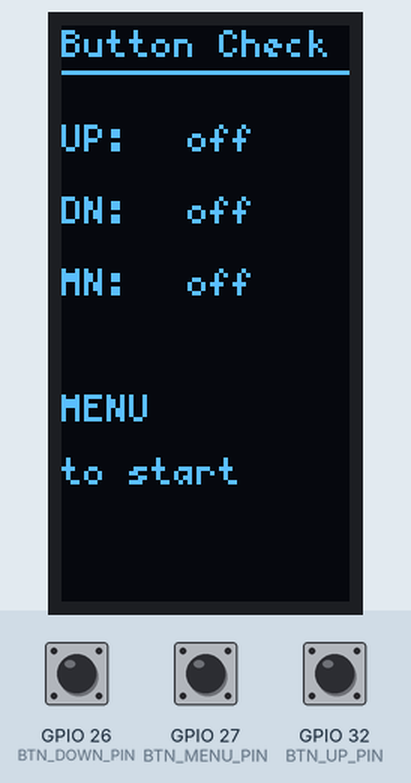
Bench run of a sketch on a simulated ESP32. Shown: 64×128 one-colour display. The inputs (shaded band) are chosen by the test bench; at power-on: GPIO 27 (BTN_MENU_PIN) HIGH, GPIO 26 (BTN_DOWN_PIN) HIGH, GPIO 32 (BTN_UP_PIN) HIGH. What the sketch prints to the serial monitor is not drawn.

Above: at 3.6 s.
3.7 s: GPIO 27 (BTN_MENU_PIN) pulled LOW for 0.15 s
At 5.0 s:
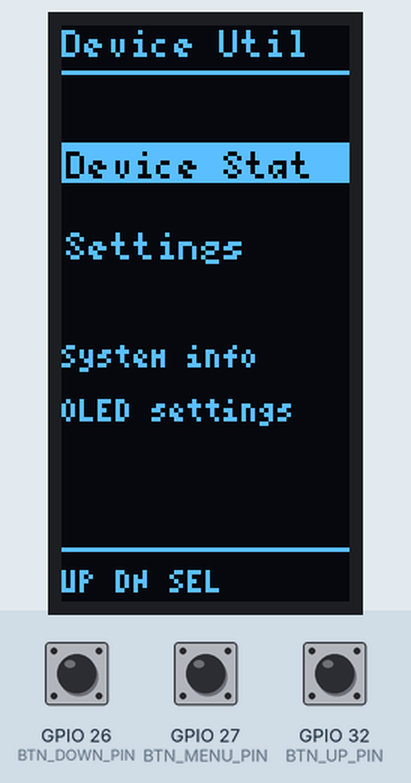
5.3 s: GPIO 27 (BTN_MENU_PIN) pulled LOW for 1 s
At 6.1 s:
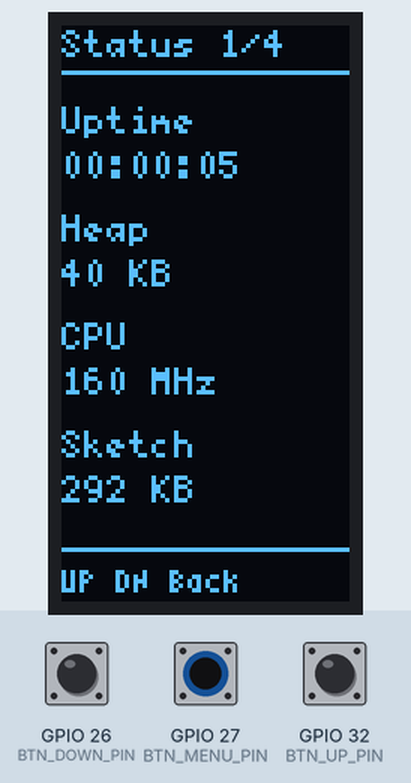
9.3 s: GPIO 26 (BTN_DOWN_PIN) pulled LOW for 0.15 s
At 9.7 s:
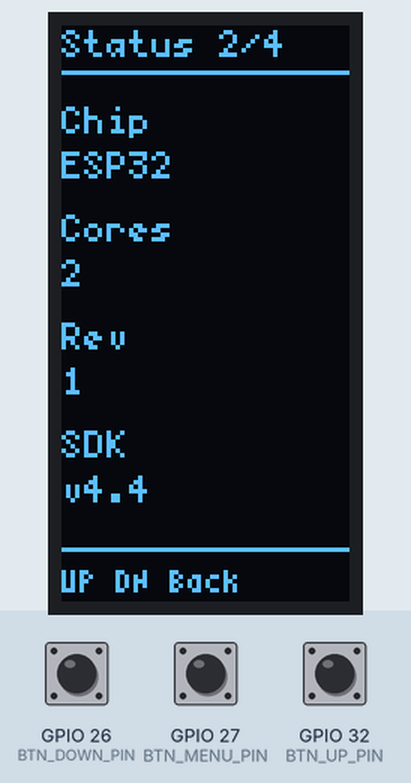
10.9 s: GPIO 26 (BTN_DOWN_PIN) pulled LOW for 1 s
At 12.2 s:
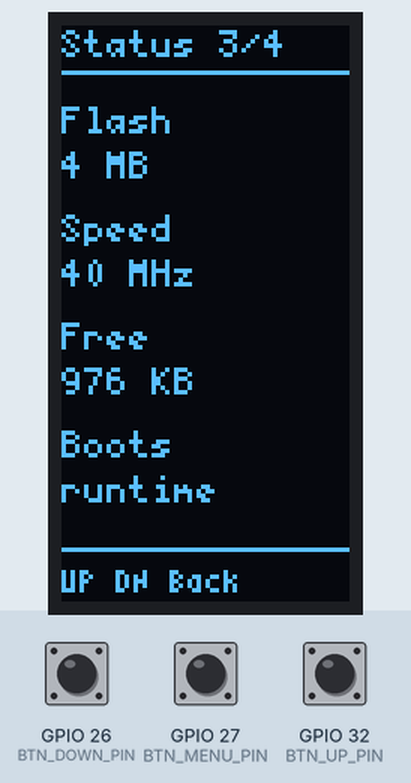
13.4 s: GPIO 26 (BTN_DOWN_PIN) pulled LOW for 0.15 s
At 15.5 s:
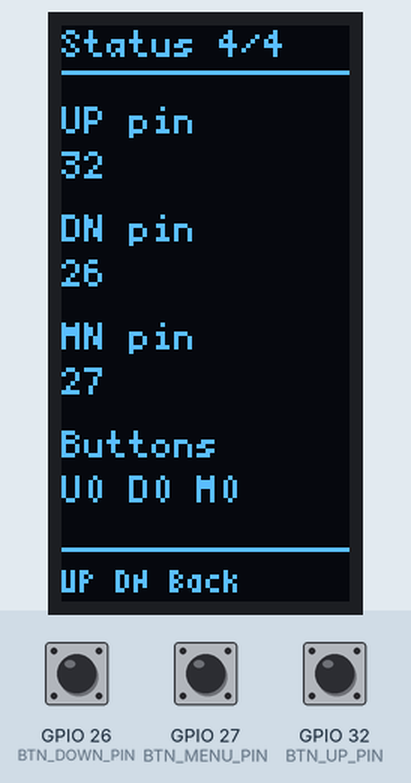
15.8 s: GPIO 32 (BTN_UP_PIN) pulled LOW for 0.15 s
At 17.1 s:
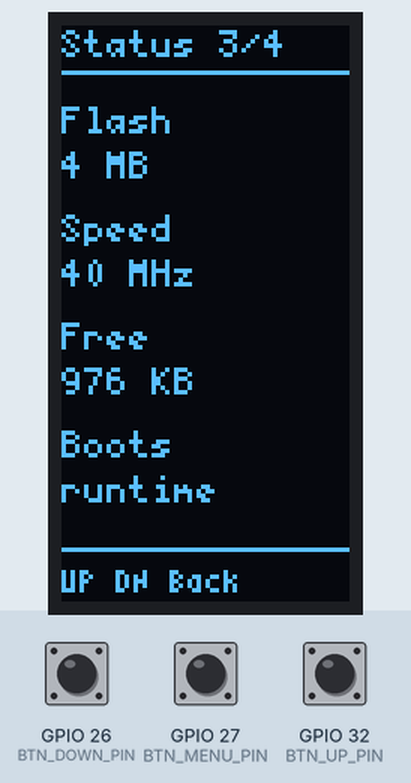
Timing chart, 0 to 18.4 s (numbered marks = the images above; inputs shaded):
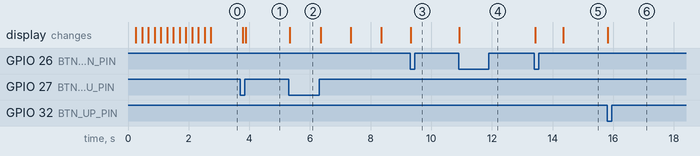

The sketch:

NetViewer_Device_Utility_test.ino
```cpp
/*
  NetViewer / PocketNet - Device / Utility Real Test Firmware
  -----------------------------------------------------------
  Hardware:
    - ESP32-WROOM-DA
    - 2.4" SSD1309 I2C OLED in portrait mode
    - 3 buttons:
        UP    -> GPIO32 and GND
        DOWN  -> GPIO26 and GND
        MENU  -> GPIO27 and GND

  OLED:
    SDA -> GPIO21
    SCL -> GPIO22

  Locked Device / Utility Modes:
    1. Device Status Mode
    2. Settings Mode

  No buzzer is used in this firmware.

  Required Libraries:
    - U8g2

  Controls:
    Startup:
      MENU = start

    Main Menu:
      UP   = previous mode
      DOWN = next mode
      MENU = enter mode

    Device Status:
      UP/DOWN = switch status page
      MENU    = back

    Settings:
      UP   = previous setting
      DOWN = change selected setting
      MENU = back

  Settings included:
    - OLED brightness
    - Auto refresh
    - Display invert
    - Sleep timeout placeholder
*/

#include <Arduino.h>
#include <Wire.h>
#include <U8g2lib.h>

// --------------------------------------------------
// Pin Mapping
// --------------------------------------------------
#define OLED_SDA 21
#define OLED_SCL 22

#define BTN_UP_PIN    32
#define BTN_DOWN_PIN  26
#define BTN_MENU_PIN  27

// --------------------------------------------------
// OLED setup: SSD1309 portrait
// --------------------------------------------------
#define SCREEN_W 64
#define SCREEN_H 128

U8G2_SSD1309_128X64_NONAME0_F_HW_I2C u8g2(
  U8G2_R1,
  U8X8_PIN_NONE
);

// --------------------------------------------------
// Button handling
// --------------------------------------------------
bool upWasDown = false;
bool downWasDown = false;
bool menuWasDown = false;

unsigned long lastButtonAction = 0;
const unsigned long BUTTON_GAP_MS = 170;

bool rawUp() {
  return digitalRead(BTN_UP_PIN) == LOW;
}

bool rawDown() {
  return digitalRead(BTN_DOWN_PIN) == LOW;
}

bool rawMenu() {
  return digitalRead(BTN_MENU_PIN) == LOW;
}

bool buttonEdge(bool nowDown, bool &wasDown) {
  if (nowDown && !wasDown && millis() - lastButtonAction > BUTTON_GAP_MS) {
    wasDown = true;
    lastButtonAction = millis();
    return true;
  }

  if (!nowDown) {
    wasDown = false;
  }

  return false;
}

bool upPressed() {
  return buttonEdge(rawUp(), upWasDown);
}

bool downPressed() {
  return buttonEdge(rawDown(), downWasDown);
}

bool menuPressed() {
  return buttonEdge(rawMenu(), menuWasDown);
}

void waitForButtonsReleased() {
  while (rawUp() || rawDown() || rawMenu()) {
    delay(10);
  }

  upWasDown = false;
  downWasDown = false;
  menuWasDown = false;
  lastButtonAction = millis();
}

// --------------------------------------------------
// Menu system
// --------------------------------------------------
enum ScreenState {
  SCREEN_MENU,
  SCREEN_MODE
};

enum UtilityMode {
  MODE_DEVICE_STATUS,
  MODE_SETTINGS
};

ScreenState screenState = SCREEN_MENU;
UtilityMode currentMode = MODE_DEVICE_STATUS;

const char* utilityMenu[] = {
  "Device Stat",
  "Settings"
};

const int UTILITY_MENU_COUNT = sizeof(utilityMenu) / sizeof(utilityMenu[0]);
int menuIndex = 0;

// --------------------------------------------------
// Device Status pages
// --------------------------------------------------
int statusPage = 0;
const int STATUS_PAGE_COUNT = 4;

// --------------------------------------------------
// Settings
// --------------------------------------------------
int settingIndex = 0;
const int SETTING_COUNT = 4;

int brightnessIndex = 2;
const int brightnessValues[] = {40, 90, 160, 255};
const char* brightnessNames[] = {"Low", "Med", "High", "Max"};

bool autoRefresh = true;
bool displayInvert = false;
int sleepTimeoutIndex = 0;
const char* sleepTimeoutNames[] = {"Off", "30s", "60s", "120s"};

// --------------------------------------------------
// UI helpers
// --------------------------------------------------
String fitText(String text, int maxChars) {
  if (text.length() <= maxChars) {
    return text;
  }

  if (maxChars <= 1) {
    return ".";
  }

  return text.substring(0, maxChars - 1) + ".";
}

String formatUptime() {
  unsigned long seconds = millis() / 1000;

  unsigned long h = seconds / 3600;
  unsigned long m = (seconds % 3600) / 60;
  unsigned long s = seconds % 60;

  String out = "";

  if (h < 10) out += "0";
  out += String(h);
  out += ":";

  if (m < 10) out += "0";
  out += String(m);
  out += ":";

  if (s < 10) out += "0";
  out += String(s);

  return out;
}

void drawHeader(const char* title) {
  u8g2.setFont(u8g2_font_5x7_tf);
  u8g2.drawStr(0, 7, fitText(String(title), 12).c_str());
  u8g2.drawHLine(0, 10, SCREEN_W);
}

void drawFooter(const char* text) {
  u8g2.drawHLine(0, 116, SCREEN_W);
  u8g2.setFont(u8g2_font_4x6_tf);
  u8g2.drawStr(0, 126, fitText(String(text), 15).c_str());
}

void drawKeyValue(int y, const char* key, String value) {
  u8g2.setFont(u8g2_font_5x7_tf);
  u8g2.drawStr(0, y, fitText(String(key), 8).c_str());
  u8g2.drawStr(0, y + 10, fitText(value, 12).c_str());
}

void showMessage(const char* title, const char* line1, const char* line2 = "", const char* line3 = "") {
  u8g2.clearBuffer();

  drawHeader(title);

  u8g2.setFont(u8g2_font_5x7_tf);
  u8g2.drawStr(0, 32, fitText(String(line1), 12).c_str());
  u8g2.drawStr(0, 46, fitText(String(line2), 12).c_str());
  u8g2.drawStr(0, 60, fitText(String(line3), 12).c_str());

  drawFooter("working...");
  u8g2.sendBuffer();
}

// --------------------------------------------------
// Splash / raw button check
// --------------------------------------------------
void drawDeviceIcon(int cx, int cy, int frame) {
  u8g2.drawRFrame(cx - 18, cy - 24, 36, 48, 4);
  u8g2.drawHLine(cx - 10, cy - 16, 20);
  u8g2.drawHLine(cx - 10, cy - 6, 20);
  u8g2.drawHLine(cx - 10, cy + 4, 20);
  u8g2.drawDisc(cx, cy + 16, 2);

  if (frame % 2 == 0) {
    u8g2.drawFrame(cx - 13, cy - 11, 26, 20);
  } else {
    u8g2.drawBox(cx - 12, cy - 10, 24, 18);
    u8g2.setDrawColor(0);
    u8g2.drawStr(cx - 9, cy + 2, "OK");
    u8g2.setDrawColor(1);
  }
}

void splashScreen() {
  unsigned long start = millis();
  int frame = 0;

  while (millis() - start < 2500) {
    u8g2.clearBuffer();

    u8g2.setFont(u8g2_font_7x13B_tf);
    u8g2.drawStr(1, 18, "Net");
    u8g2.drawStr(1, 34, "View");

    u8g2.setFont(u8g2_font_5x7_tf);
    u8g2.drawStr(2, 52, "Device Util");

    drawDeviceIcon(32, 88, frame);

    u8g2.setFont(u8g2_font_4x6_tf);
    u8g2.drawStr(4, 122, "System Tools");

    u8g2.sendBuffer();

    frame++;
    delay(180);
  }
}

void drawRawButtonCheck() {
  u8g2.clearBuffer();

  drawHeader("Button Check");

  u8g2.setFont(u8g2_font_5x7_tf);

  u8g2.drawStr(0, 28, "UP:");
  u8g2.drawStr(28, 28, rawUp() ? "ON" : "off");

  u8g2.drawStr(0, 44, "DN:");
  u8g2.drawStr(28, 44, rawDown() ? "ON" : "off");

  u8g2.drawStr(0, 60, "MN:");
  u8g2.drawStr(28, 60, rawMenu() ? "ON" : "off");

  u8g2.drawStr(0, 88, "MENU");
  u8g2.drawStr(0, 102, "to start");

  u8g2.sendBuffer();
}

// --------------------------------------------------
// Menu screen
// --------------------------------------------------
void drawMenu() {
  u8g2.clearBuffer();

  drawHeader("Device Util");

  u8g2.setFont(u8g2_font_5x7_tf);

  for (int i = 0; i < UTILITY_MENU_COUNT; i++) {
    int y = 34 + i * 18;

    if (i == menuIndex) {
      u8g2.drawBox(0, y - 8, SCREEN_W, 9);
      u8g2.setDrawColor(0);
      u8g2.drawStr(1, y, fitText(String(utilityMenu[i]), 11).c_str());
      u8g2.setDrawColor(1);
    } else {
      u8g2.drawStr(1, y, fitText(String(utilityMenu[i]), 11).c_str());
    }
  }

  u8g2.setFont(u8g2_font_4x6_tf);
  u8g2.drawStr(0, 76, "System info");
  u8g2.drawStr(0, 88, "OLED settings");

  drawFooter("UP DN SEL");
  u8g2.sendBuffer();
}

// --------------------------------------------------
// Device Status Mode
// --------------------------------------------------
String getChipModelString() {
  #if defined(ESP_ARDUINO_VERSION_MAJOR)
    return String(ESP.getChipModel());
  #else
    return "ESP32";
  #endif
}

void drawStatusPage0() {
  drawHeader("Status 1/4");

  drawKeyValue(24, "Uptime", formatUptime());
  drawKeyValue(48, "Heap", String(ESP.getFreeHeap() / 1024) + " KB");
  drawKeyValue(72, "CPU", String(ESP.getCpuFreqMHz()) + " MHz");
  drawKeyValue(96, "Sketch", String(ESP.getSketchSize() / 1024) + " KB");
}

void drawStatusPage1() {
  drawHeader("Status 2/4");

  drawKeyValue(24, "Chip", getChipModelString());
  drawKeyValue(48, "Cores", String(ESP.getChipCores()));
  drawKeyValue(72, "Rev", String(ESP.getChipRevision()));
  drawKeyValue(96, "SDK", fitText(String(ESP.getSdkVersion()), 12));
}

void drawStatusPage2() {
  drawHeader("Status 3/4");

  drawKeyValue(24, "Flash", String(ESP.getFlashChipSize() / 1024 / 1024) + " MB");
  drawKeyValue(48, "Speed", String(ESP.getFlashChipSpeed() / 1000000) + " MHz");
  drawKeyValue(72, "Free", String(ESP.getFreeSketchSpace() / 1024) + " KB");
  drawKeyValue(96, "Boots", "runtime");
}

void drawStatusPage3() {
  drawHeader("Status 4/4");

  drawKeyValue(24, "UP pin", String(BTN_UP_PIN));
  drawKeyValue(48, "DN pin", String(BTN_DOWN_PIN));
  drawKeyValue(72, "MN pin", String(BTN_MENU_PIN));

  String states = "";
  states += rawUp() ? "U1 " : "U0 ";
  states += rawDown() ? "D1 " : "D0 ";
  states += rawMenu() ? "M1" : "M0";
  drawKeyValue(96, "Buttons", states);
}

void drawDeviceStatus() {
  u8g2.clearBuffer();

  if (statusPage == 0) {
    drawStatusPage0();
  } else if (statusPage == 1) {
    drawStatusPage1();
  } else if (statusPage == 2) {
    drawStatusPage2();
  } else {
    drawStatusPage3();
  }

  drawFooter("UP DN Back");
  u8g2.sendBuffer();
}

// --------------------------------------------------
// Settings Mode
// --------------------------------------------------
String settingName(int index) {
  if (index == 0) return "Brightness";
  if (index == 1) return "Auto Refsh";
  if (index == 2) return "Invert";
  return "Sleep Tmr";
}

String settingValue(int index) {
  if (index == 0) return String(brightnessNames[brightnessIndex]);
  if (index == 1) return autoRefresh ? "ON" : "OFF";
  if (index == 2) return displayInvert ? "ON" : "OFF";
  return String(sleepTimeoutNames[sleepTimeoutIndex]);
}

void applySettings() {
  u8g2.setContrast(brightnessValues[brightnessIndex]);
  u8g2.setDrawColor(1);
  u8g2.setFontMode(1);

  if (displayInvert) {
    u8g2.setDisplayRotation(U8G2_R1);
    // U8g2 has no universal invert method for every display constructor.
    // This setting is represented in software for now.
  }
}

void changeCurrentSetting() {
  if (settingIndex == 0) {
    brightnessIndex++;

    if (brightnessIndex >= 4) {
      brightnessIndex = 0;
    }

    u8g2.setContrast(brightnessValues[brightnessIndex]);
  } else if (settingIndex == 1) {
    autoRefresh = !autoRefresh;
  } else if (settingIndex == 2) {
    displayInvert = !displayInvert;
  } else if (settingIndex == 3) {
    sleepTimeoutIndex++;

    if (sleepTimeoutIndex >= 4) {
      sleepTimeoutIndex = 0;
    }
  }

  applySettings();
}

void drawSettings() {
  u8g2.clearBuffer();

  drawHeader("Settings");

  u8g2.setFont(u8g2_font_5x7_tf);

  int first = settingIndex - 1;

  if (first < 0) {
    first = 0;
  }

  if (first > SETTING_COUNT - 4) {
    first = max(0, SETTING_COUNT - 4);
  }

  for (int i = 0; i < 4; i++) {
    int idx = first + i;

    if (idx >= SETTING_COUNT) {
      break;
    }

    int y = 26 + i * 22;

    if (idx == settingIndex) {
      u8g2.drawBox(0, y - 8, SCREEN_W, 10);
      u8g2.setDrawColor(0);
      u8g2.drawStr(1, y, fitText(settingName(idx), 11).c_str());
      u8g2.setDrawColor(1);
    } else {
      u8g2.drawStr(1, y, fitText(settingName(idx), 11).c_str());
    }

    u8g2.setFont(u8g2_font_4x6_tf);
    u8g2.drawStr(8, y + 10, fitText(settingValue(idx), 12).c_str());
    u8g2.setFont(u8g2_font_5x7_tf);
  }

  drawFooter("UP Sel DN Chg");
  u8g2.sendBuffer();
}

// --------------------------------------------------
// Draw current mode
// --------------------------------------------------
void drawCurrentMode() {
  switch (currentMode) {
    case MODE_DEVICE_STATUS:
      drawDeviceStatus();
      break;

    case MODE_SETTINGS:
      drawSettings();
      break;
  }
}

// --------------------------------------------------
// Input actions
// --------------------------------------------------
void handleUp() {
  if (screenState == SCREEN_MENU) {
    menuIndex--;

    if (menuIndex < 0) {
      menuIndex = UTILITY_MENU_COUNT - 1;
    }

    drawMenu();
    return;
  }

  if (screenState == SCREEN_MODE) {
    if (currentMode == MODE_DEVICE_STATUS) {
      statusPage--;

      if (statusPage < 0) {
        statusPage = STATUS_PAGE_COUNT - 1;
      }

      drawDeviceStatus();
    } else if (currentMode == MODE_SETTINGS) {
      settingIndex--;

      if (settingIndex < 0) {
        settingIndex = SETTING_COUNT - 1;
      }

      drawSettings();
    }
  }
}

void handleDown() {
  if (screenState == SCREEN_MENU) {
    menuIndex++;

    if (menuIndex >= UTILITY_MENU_COUNT) {
      menuIndex = 0;
    }

    drawMenu();
    return;
  }

  if (screenState == SCREEN_MODE) {
    if (currentMode == MODE_DEVICE_STATUS) {
      statusPage++;

      if (statusPage >= STATUS_PAGE_COUNT) {
        statusPage = 0;
      }

      drawDeviceStatus();
    } else if (currentMode == MODE_SETTINGS) {
      changeCurrentSetting();
      drawSettings();
    }
  }
}

void handleMenu() {
  if (screenState == SCREEN_MENU) {
    currentMode = (UtilityMode)menuIndex;
    screenState = SCREEN_MODE;

    drawCurrentMode();
    return;
  }

  if (screenState == SCREEN_MODE) {
    screenState = SCREEN_MENU;
    drawMenu();
    return;
  }
}

void handleButtons() {
  if (upPressed()) {
    Serial.println("UP");
    handleUp();
  }

  if (downPressed()) {
    Serial.println("DOWN");
    handleDown();
  }

  if (menuPressed()) {
    Serial.println("MENU");
    handleMenu();
  }
}

// --------------------------------------------------
// Background refresh
// --------------------------------------------------
void handleAutoRefresh() {
  static unsigned long lastRefresh = 0;

  if (!autoRefresh) {
    return;
  }

  if (screenState != SCREEN_MODE) {
    return;
  }

  if (currentMode != MODE_DEVICE_STATUS) {
    return;
  }

  if (millis() - lastRefresh < 1000) {
    return;
  }

  lastRefresh = millis();
  drawDeviceStatus();
}

// --------------------------------------------------
// Setup / Loop
// --------------------------------------------------
void setup() {
  Serial.begin(115200);

  pinMode(BTN_UP_PIN, INPUT_PULLUP);
  pinMode(BTN_DOWN_PIN, INPUT_PULLUP);
  pinMode(BTN_MENU_PIN, INPUT_PULLUP);

  Wire.begin(OLED_SDA, OLED_SCL);

  u8g2.begin();
  u8g2.setContrast(brightnessValues[brightnessIndex]);

  splashScreen();

  // Startup button check. Press MENU to begin.
  while (true) {
    drawRawButtonCheck();

    if (menuPressed()) {
      waitForButtonsReleased();
      break;
    }

    delay(80);
  }

  drawMenu();
}

void loop() {
  handleButtons();
  handleAutoRefresh();
}
```

Measured:
- after the input at 3.7 s, the display: first changes after 0.09 s (image 1 shows a later state)
- after the input at 5.3 s, the display: changes at once (image 2)
- after the input at 9.3 s, the display: changes at once (image 3)
- after the input at 10.9 s, the display: changes at once (image 4)
- after the input at 13.4 s, the display: first changes at once (image 5 shows a later state)
- after the input at 15.8 s, the display: changes at once (image 6)
